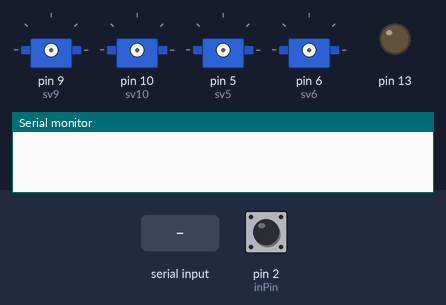
The sketch below on a simulated Arduino Uno, built with avr-gcc and run on an emulated ATmega328P. Shown: 4 × servo, output pins drawn as LEDs (lit = HIGH), the last lines printed to the serial monitor. Inputs (shaded band) come from the test bench; at power-on: pin 2 (inPin) HIGH.

Above: at 1.2 s.
1.3 s: "analog9  : \n" received over Serial
2.8 s: "m" received over Serial
At 3.3 s:
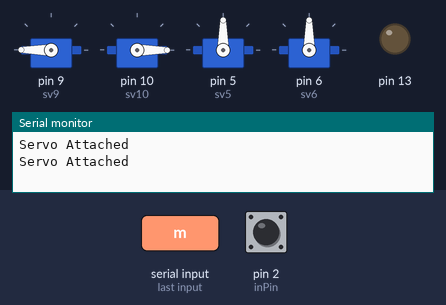
4.3 s: "x" received over Serial
At 5.5 s:
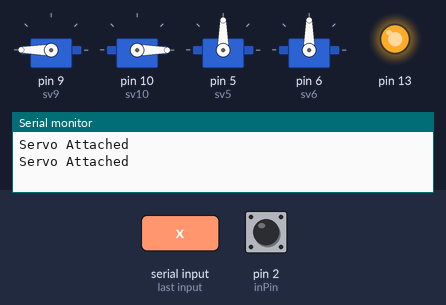
5.8 s: "analog10 : \n" received over Serial
8.8 s: "m" received over Serial
11.8 s: "y" received over Serial
At 12.5 s:
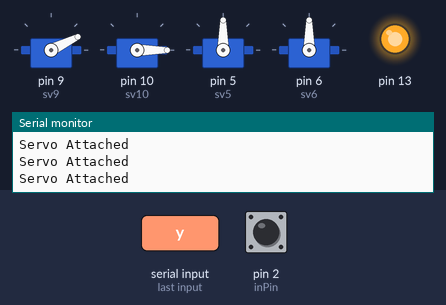
Timing chart, 0 to 21.0 s (numbered marks = the images above; inputs shaded):
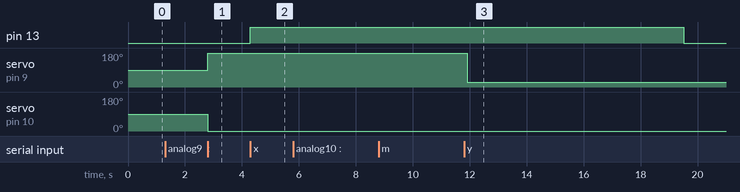

Measured:
- after the input at 2.8 s, servo on pin 9 (sv9): 90° → 180° at once; servo on pin 10 (sv10): 90° → 0° at once
- after the input at 4.3 s, pin 13: LOW → HIGH at once
- after the input at 5.8 s, every drawn part: stays the same
- after the input at 8.8 s, every drawn part: stays the same

The sketch:

droidrone-servo2.ino
```cpp
// サーボモータ動作確認用プログラム
/*
  http://tetsuakibaba.jp/index.php?page=workshop/ServoBasis/main
  シリアルモニタからサーボを操作可能
  r: サーボ値読み取り
  800-2200: 0度〜90度設定

  a: attach(9)
  d: detach()

  http://marupeke296.com/EL_Ard_No9_ServoMotor.html
  http://www.vstone.co.jp/vs_wiki/main/wiki.cgi?page=Arduino%A4%C7%BB%CF%A4%E1%A4%EB%A5%ED%A5%DC%A5%C3%A5%C8%C0%A9%B8%E6
  http://wacho.main.jp/Elec/Servo_Driver/Servo_Driver.html
  http://detail.chiebukuro.yahoo.co.jp/qa/question_detail/q14109772659
  http://otonaradicon.com/arrc/

  ＤＦＲｄｕｉｎｏ　Ｐｒｏ　Ｍｉｎｉ　Ｖ１．３（１６Ｍ５Ｖ３２８）
  http://akizukidenshi.com/catalog/g/gM-06682/
  ブートローダー：Ａｒｄｕｉｎｏ　Ｐｒｏ／Ｐｒｏ　Ｍｉｎｉ　（５Ｖ，　１６ＭＨｚ）　ｗ／　Ａｔｍｅｇａ３２８
  Ａｒｄｕｉｎｏ Ｐｒｏ Ｍｉｎｉ 接続図
  http://i.stack.imgur.com/oOtkU.png
  PWM　３，５，６，９，１０，１１Pin
*/

#include <Servo.h>

Servo sv9;
Servo sv10;
Servo sv5;
Servo sv6;
int analog9 = 0;
int analog10 = 0;
int i = 7;
int inPin = 2;   // デジタルピン2にホール素子
int hallVal = 0;     // 読み取った値を保持する変数
int lasthallVal = 0;     // 前回読み取った値を保持する変数
int hallCount = 0; //ホール通過カウント
unsigned long lastTime;
boolean servoAttached = false;

void moveShaft(Servo sv, int pulse, long int delay_ms)
{
  int pulse_now = sv.readMicroseconds();

  if ( pulse > pulse_now ) {
    for ( int i = pulse_now; i <= pulse; i++ ) {
      sv.writeMicroseconds(i);
      delay(delay_ms);
    }
  }
  else if ( pulse < pulse_now ) {
    for ( int i = pulse_now; i >= pulse; i-- ) {
      sv.writeMicroseconds(i);
      delay(delay_ms);
    }
  }
  else {
    // do nothing
  }
}

void setup()
{
  Serial.begin(9600);
  pinMode(13, OUTPUT); //LED表示
  //ホールセンサーＵＳ１８８１ＬＵＡ http://akizukidenshi.com/catalog/g/gI-05274/
  //オープンドレイン出力
  //オープンコレクタ出力の場合はプルアップ回路が必須 http://play-arduino.seesaa.net/article/427884258.html
  //Arduino 新機能 pinMode関数の第2引数にINPUT_PULLUP http://mag.switch-science.com/2013/05/23/input_pullup/
  pinMode(inPin, INPUT_PULLUP);// ホール素子用に入力に設定
  lastTime = millis();
}

void loop()
{
  //TODO attachInterrupt(interrupt, function, mode) http://www.musashinodenpa.com/arduino/ref/index.php?f=0&pos=3045
  //Arduino Hall Effect Sensor Project http://diyhacking.com/projects/ArduinoHallEffect.ino
  hallVal = digitalRead(inPin);  // 入力ピンを読む
  if ( hallVal != lasthallVal) {
    lasthallVal = hallVal;
    if (hallVal == 1) {
      hallCount++;
    }
  }

  //Bt通信監視
  if (servoAttached && lastTime > millis() + 1100) {
    sv9.writeMicroseconds(1500);
    sv10.writeMicroseconds(1500);
  }

  int ret;
  if ( Serial.available() > 0 ) {
    lastTime = millis();
    digitalWrite(13, HIGH); //LED点灯
    int d = Serial.read();

    if ( d == 'a' ) {
      sv9.attach(9, 800, 2200);
      sv10.attach(10, 800, 2200);
      sv5.attach(5, 800, 2200);
      sv6.attach(6, 800, 2200);
      servoAttached = true;
      Serial.println("Servo Attached");
      hallCount = 0;
    }
    else if ( d == 'd' ) {
      sv9.detach();
      sv10.detach();
      sv5.detach();
      sv6.detach();
      servoAttached = false;
      Serial.println("Servo Detached");
    }
    else if ( d == 'r' ) {
      if (hallCount != 0) {
        Serial.println("RPS:" + String(hallCount, DEC));
        //"Servo: " + String(sv9.read(), DEC) + " : " + String(sv10.read(), DEC));
        hallCount = 0;
      } else { //A0 Batt Volte
        int batValue = analogRead(A0);
        Serial.println("BAT:" + String(batValue, DEC));
      }
    }
    else if ( '0' <= d && d <= '9' ) {
      d -= '0';
      if (i == 7) {
        analog9 = d * 1000;
      }
      if (i == 6) {
        analog9 += d * 100;
      }
      if (i == 5) {
        analog9 += d * 10;
      }
      if (i == 4) {
        analog9 += d;
      }
      if (i == 3) {
        analog10 = d * 1000;
      }
      if (i == 2) {
        analog10 += d * 100;
      }
      if (i == 1) {
        analog10 += d * 10;
      }
      if (i == 0) {
        analog10 += d;
        //Serial.println("analog9  : " + String(analog9, DEC));
        //Serial.println("analog10 : " + String(analog10, DEC));
      }
      i--;
    }
    else if ( d == 'm' ) {
      sv9.writeMicroseconds(analog9);
      sv10.writeMicroseconds(analog10);
      //Serial.println("sv 9 Move to ms: " + String(analog9, DEC));
      //Serial.println("sv10 Move to ms: " + String(analog10, DEC));
      analog9 = 0;
      analog10 = 0;
      i = 7;
    } else if ( d == 'x' ) {
      //sv5.writeMicroseconds(analog9);
      moveShaft(sv5, analog9, 5);
      //Serial.println("camera x  : " + String(analog9, DEC));
      analog9 = 0;
      i = 7;
    } else if ( d == 'y' ) {
      //sv6.writeMicroseconds(analog9);
      moveShaft(sv6, analog9, 5);
      //Serial.println("camera y  : " + String(analog9, DEC));
      analog9 = 0;
      i = 7;
    }
    digitalWrite(13, LOW);   //LED消灯
  }
}
```
